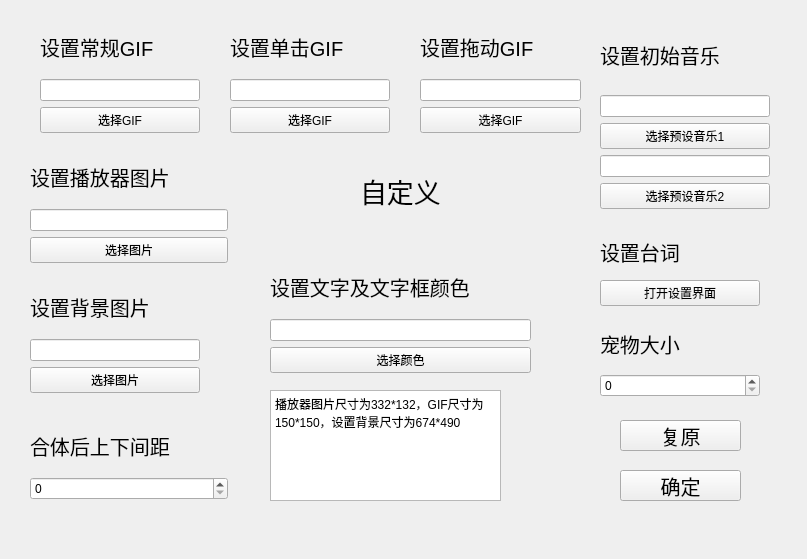
<?xml version="1.0" encoding="UTF-8"?>
<ui version="4.0">
 <class>zidingyi</class>
 <widget class="QWidget" name="zidingyi">
  <property name="geometry">
   <rect>
    <x>0</x>
    <y>0</y>
    <width>807</width>
    <height>559</height>
   </rect>
  </property>
  <property name="windowTitle">
   <string>Form</string>
  </property>
  <widget class="QWidget" name="verticalLayoutWidget">
   <property name="geometry">
    <rect>
     <x>30</x>
     <y>280</y>
     <width>170</width>
     <height>113</height>
    </rect>
   </property>
   <layout class="QVBoxLayout" name="verticalLayout">
    <item>
     <widget class="QLabel" name="label">
      <property name="font">
       <font>
        <pointsize>15</pointsize>
       </font>
      </property>
      <property name="text">
       <string>设置背景图片</string>
      </property>
     </widget>
    </item>
    <item>
     <widget class="QLineEdit" name="lineEdit">
      <property name="readOnly">
       <bool>true</bool>
      </property>
     </widget>
    </item>
    <item>
     <widget class="QPushButton" name="pushButton">
      <property name="text">
       <string>选择图片</string>
      </property>
     </widget>
    </item>
   </layout>
  </widget>
  <widget class="QWidget" name="verticalLayoutWidget_2">
   <property name="geometry">
    <rect>
     <x>30</x>
     <y>150</y>
     <width>198</width>
     <height>113</height>
    </rect>
   </property>
   <layout class="QVBoxLayout" name="verticalLayout_2">
    <item>
     <widget class="QLabel" name="label_2">
      <property name="font">
       <font>
        <pointsize>15</pointsize>
       </font>
      </property>
      <property name="text">
       <string>设置播放器图片</string>
      </property>
     </widget>
    </item>
    <item>
     <widget class="QLineEdit" name="lineEdit_2">
      <property name="readOnly">
       <bool>true</bool>
      </property>
     </widget>
    </item>
    <item>
     <widget class="QPushButton" name="pushButton_2">
      <property name="text">
       <string>选择图片</string>
      </property>
     </widget>
    </item>
   </layout>
  </widget>
  <widget class="QWidget" name="verticalLayoutWidget_3">
   <property name="geometry">
    <rect>
     <x>40</x>
     <y>20</y>
     <width>160</width>
     <height>113</height>
    </rect>
   </property>
   <layout class="QVBoxLayout" name="verticalLayout_3">
    <item>
     <widget class="QLabel" name="label_3">
      <property name="font">
       <font>
        <pointsize>15</pointsize>
       </font>
      </property>
      <property name="text">
       <string>设置常规GIF</string>
      </property>
     </widget>
    </item>
    <item>
     <widget class="QLineEdit" name="lineEdit_3">
      <property name="readOnly">
       <bool>true</bool>
      </property>
     </widget>
    </item>
    <item>
     <widget class="QPushButton" name="pushButton_3">
      <property name="text">
       <string>选择GIF</string>
      </property>
     </widget>
    </item>
   </layout>
  </widget>
  <widget class="QWidget" name="verticalLayoutWidget_4">
   <property name="geometry">
    <rect>
     <x>420</x>
     <y>20</y>
     <width>161</width>
     <height>113</height>
    </rect>
   </property>
   <layout class="QVBoxLayout" name="verticalLayout_4">
    <item>
     <widget class="QLabel" name="label_4">
      <property name="font">
       <font>
        <pointsize>15</pointsize>
       </font>
      </property>
      <property name="text">
       <string>设置拖动GIF</string>
      </property>
     </widget>
    </item>
    <item>
     <widget class="QLineEdit" name="lineEdit_4">
      <property name="readOnly">
       <bool>true</bool>
      </property>
     </widget>
    </item>
    <item>
     <widget class="QPushButton" name="pushButton_4">
      <property name="text">
       <string>选择GIF</string>
      </property>
     </widget>
    </item>
   </layout>
  </widget>
  <widget class="QWidget" name="verticalLayoutWidget_5">
   <property name="geometry">
    <rect>
     <x>230</x>
     <y>20</y>
     <width>160</width>
     <height>113</height>
    </rect>
   </property>
   <layout class="QVBoxLayout" name="verticalLayout_5">
    <item>
     <widget class="QLabel" name="label_5">
      <property name="font">
       <font>
        <pointsize>15</pointsize>
       </font>
      </property>
      <property name="text">
       <string>设置单击GIF</string>
      </property>
     </widget>
    </item>
    <item>
     <widget class="QLineEdit" name="lineEdit_5">
      <property name="readOnly">
       <bool>true</bool>
      </property>
     </widget>
    </item>
    <item>
     <widget class="QPushButton" name="pushButton_5">
      <property name="text">
       <string>选择GIF</string>
      </property>
     </widget>
    </item>
   </layout>
  </widget>
  <widget class="QWidget" name="verticalLayoutWidget_7">
   <property name="geometry">
    <rect>
     <x>600</x>
     <y>20</y>
     <width>170</width>
     <height>189</height>
    </rect>
   </property>
   <layout class="QVBoxLayout" name="verticalLayout_7">
    <item>
     <widget class="QLabel" name="label_7">
      <property name="font">
       <font>
        <pointsize>15</pointsize>
       </font>
      </property>
      <property name="text">
       <string>设置初始音乐</string>
      </property>
     </widget>
    </item>
    <item>
     <widget class="QLineEdit" name="lineEdit_7">
      <property name="readOnly">
       <bool>true</bool>
      </property>
     </widget>
    </item>
    <item>
     <widget class="QPushButton" name="pushButton_7">
      <property name="text">
       <string>选择预设音乐1</string>
      </property>
     </widget>
    </item>
    <item>
     <widget class="QLineEdit" name="lineEdit_9">
      <property name="readOnly">
       <bool>true</bool>
      </property>
     </widget>
    </item>
    <item>
     <widget class="QPushButton" name="pushButton_9">
      <property name="text">
       <string>选择预设音乐2</string>
      </property>
     </widget>
    </item>
   </layout>
  </widget>
  <widget class="QWidget" name="verticalLayoutWidget_6">
   <property name="geometry">
    <rect>
     <x>270</x>
     <y>260</y>
     <width>261</width>
     <height>113</height>
    </rect>
   </property>
   <layout class="QVBoxLayout" name="verticalLayout_6">
    <item>
     <widget class="QLabel" name="label_6">
      <property name="font">
       <font>
        <pointsize>15</pointsize>
       </font>
      </property>
      <property name="text">
       <string>设置文字及文字框颜色</string>
      </property>
     </widget>
    </item>
    <item>
     <widget class="QLineEdit" name="lineEdit_6">
      <property name="readOnly">
       <bool>true</bool>
      </property>
     </widget>
    </item>
    <item>
     <widget class="QPushButton" name="pushButton_6">
      <property name="text">
       <string>选择颜色</string>
      </property>
     </widget>
    </item>
   </layout>
  </widget>
  <widget class="QLabel" name="label_8">
   <property name="geometry">
    <rect>
     <x>360</x>
     <y>170</y>
     <width>111</width>
     <height>41</height>
    </rect>
   </property>
   <property name="font">
    <font>
     <pointsize>20</pointsize>
    </font>
   </property>
   <property name="text">
    <string>自定义</string>
   </property>
  </widget>
  <widget class="QPushButton" name="pushButton_8">
   <property name="geometry">
    <rect>
     <x>620</x>
     <y>470</y>
     <width>121</width>
     <height>31</height>
    </rect>
   </property>
   <property name="font">
    <font>
     <pointsize>15</pointsize>
    </font>
   </property>
   <property name="text">
    <string>确定</string>
   </property>
  </widget>
  <widget class="QWidget" name="verticalLayoutWidget_8">
   <property name="geometry">
    <rect>
     <x>600</x>
     <y>230</y>
     <width>160</width>
     <height>76</height>
    </rect>
   </property>
   <layout class="QVBoxLayout" name="verticalLayout_8">
    <item>
     <widget class="QLabel" name="label_9">
      <property name="font">
       <font>
        <pointsize>15</pointsize>
       </font>
      </property>
      <property name="text">
       <string>设置台词</string>
      </property>
     </widget>
    </item>
    <item>
     <widget class="QPushButton" name="pushButton_10">
      <property name="text">
       <string>打开设置界面</string>
      </property>
     </widget>
    </item>
   </layout>
  </widget>
  <widget class="QPushButton" name="pushButton_11">
   <property name="geometry">
    <rect>
     <x>620</x>
     <y>420</y>
     <width>121</width>
     <height>31</height>
    </rect>
   </property>
   <property name="font">
    <font>
     <pointsize>15</pointsize>
    </font>
   </property>
   <property name="text">
    <string>复原</string>
   </property>
  </widget>
  <widget class="QTextEdit" name="textEdit">
   <property name="geometry">
    <rect>
     <x>270</x>
     <y>390</y>
     <width>231</width>
     <height>111</height>
    </rect>
   </property>
   <property name="readOnly">
    <bool>true</bool>
   </property>
   <property name="html">
    <string>&lt;!DOCTYPE HTML PUBLIC &quot;-//W3C//DTD HTML 4.0//EN&quot; &quot;http://www.w3.org/TR/REC-html40/strict.dtd&quot;&gt;
&lt;html&gt;&lt;head&gt;&lt;meta name=&quot;qrichtext&quot; content=&quot;1&quot; /&gt;&lt;meta charset=&quot;utf-8&quot; /&gt;&lt;style type=&quot;text/css&quot;&gt;
p, li { white-space: pre-wrap; }
hr { height: 1px; border-width: 0; }
li.unchecked::marker { content: &quot;\2610&quot;; }
li.checked::marker { content: &quot;\2612&quot;; }
&lt;/style&gt;&lt;/head&gt;&lt;body style=&quot; font-family:'Microsoft YaHei UI'; font-size:9pt; font-weight:400; font-style:normal;&quot;&gt;
&lt;p style=&quot; margin-top:0px; margin-bottom:0px; margin-left:0px; margin-right:0px; -qt-block-indent:0; text-indent:0px;&quot;&gt;播放器图片尺寸为332*132，GIF尺寸为150*150，设置背景尺寸为674*490&lt;/p&gt;&lt;/body&gt;&lt;/html&gt;</string>
   </property>
  </widget>
  <widget class="QWidget" name="verticalLayoutWidget_9">
   <property name="geometry">
    <rect>
     <x>600</x>
     <y>320</y>
     <width>160</width>
     <height>77</height>
    </rect>
   </property>
   <layout class="QVBoxLayout" name="verticalLayout_9">
    <item>
     <widget class="QLabel" name="label_10">
      <property name="font">
       <font>
        <pointsize>15</pointsize>
       </font>
      </property>
      <property name="text">
       <string>宠物大小</string>
      </property>
     </widget>
    </item>
    <item>
     <widget class="QSpinBox" name="spinBox"/>
    </item>
   </layout>
  </widget>
  <widget class="QWidget" name="verticalLayoutWidget_10">
   <property name="geometry">
    <rect>
     <x>30</x>
     <y>420</y>
     <width>198</width>
     <height>80</height>
    </rect>
   </property>
   <layout class="QVBoxLayout" name="verticalLayout_10">
    <item>
     <widget class="QLabel" name="label_11">
      <property name="font">
       <font>
        <pointsize>15</pointsize>
       </font>
      </property>
      <property name="text">
       <string>合体后上下间距</string>
      </property>
     </widget>
    </item>
    <item>
     <widget class="QSpinBox" name="spinBox_2"/>
    </item>
   </layout>
  </widget>
 </widget>
 <resources/>
 <connections/>
</ui>
